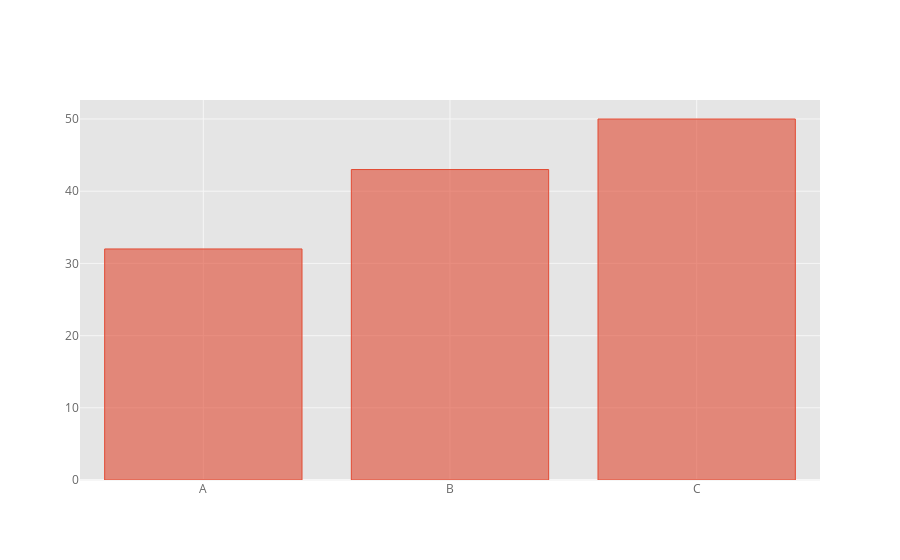

Notebook code for this chart:
### Code cell
df2.iplot(kind='bar', x='Category', y='Values', theme='ggplot')

### Figure 1 — Plotly figure (JSON) as saved in the notebook; plotly's stock layout.template omitted (floating-point values rounded to 4 significant figures)
{"data": [{"marker": {"color": "rgba(226, 74, 51, 0.6)", "line": {"color": "rgba(226, 74, 51, 1.0)", "width": 1}}, "name": "Values", "orientation": "v", "text": "", "type": "bar", "x": ["A", "B", "C"], "y": [32, 43, 50]}], "layout": {"legend": {"bgcolor": "#FFFFFF", "font": {"color": "#666666"}}, "paper_bgcolor": "#FFFFFF", "plot_bgcolor": "#E5E5E5", "title": {"font": {"color": "#151516"}}, "xaxis": {"gridcolor": "#F6F6F6", "showgrid": true, "tickfont": {"color": "#666666"}, "title": {"font": {"color": "#666666"}, "text": ""}, "zerolinecolor": "#F6F6F6"}, "yaxis": {"gridcolor": "#F6F6F6", "showgrid": true, "tickfont": {"color": "#666666"}, "title": {"font": {"color": "#666666"}, "text": ""}, "zerolinecolor": "#F6F6F6"}}}
